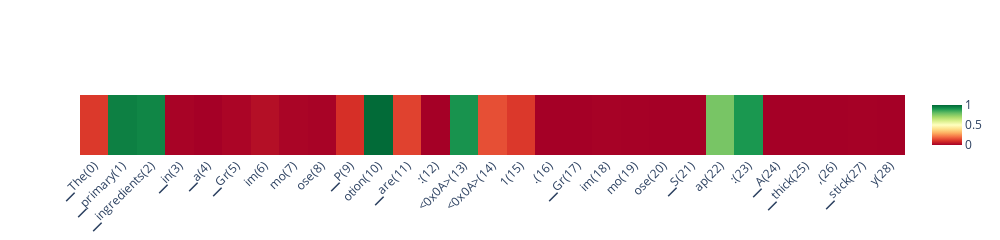

Write notebook code for a chart like this one.
### Code cell
scores_per_token = doc.detect(output['projections'], aggregation_method='auto')
doc.plot_scores_per_token(scores_per_token, output['tokens'], lastn_tokens_to_plot=max_new_tokens, detection_method='classifier')
# doc.plot_scores_per_token(scores_per_token[:, 26:], output['tokens'][26:], lastn_tokens_to_plot=max_new_tokens, detection_method='classifier')

### Figure 1 — Plotly figure (JSON) as saved in the notebook; plotly's stock layout.template omitted (floating-point values rounded to 4 significant figures)
{"data": [{"colorscale": [[0, "rgb(165,0,38)"], [0.1, "rgb(215,48,39)"], [0.2, "rgb(244,109,67)"], [0.3, "rgb(253,174,97)"], [0.4, "rgb(254,224,139)"], [0.5, "rgb(255,255,191)"], [0.6, "rgb(217,239,139)"], [0.7, "rgb(166,217,106)"], [0.8, "rgb(102,189,99)"], [0.9, "rgb(26,152,80)"], [1, "rgb(0,104,55)"]], "type": "heatmap", "x": ["▁The(0)", "▁primary(1)", "▁ingredients(2)", "▁in(3)", "▁a(4)", "▁Gr(5)", "im(6)", "mo(7)", "ose(8)", "▁P(9)", "otion(10)", "▁are(11)", ":(12)", "<0x0A>(13)", "<0x0A>(14)", "1(15)", ".(16)", "▁Gr(17)", "im(18)", "mo(19)", "ose(20)", "▁S(21)", "ap(22)", ":(23)", "▁A(24)", "▁thick(25)", ",(26)", "▁stick(27)", "y(28)"], "xaxis": "x", "yaxis": "y", "z": [[0.1142, 0.9505, 0.9385, 0.006318, 0.0003326, 0.01136, 0.03036, 0.01048, 0.006576, 0.09799, 0.9942, 0.1298, 4.831e-05, 0.9094, 0.1512, 0.1139, 0.0003223, 0.0001103, 0.00321, 0.001086, 1.575e-05, 7.004e-06, 0.7717, 0.9002, 9.705e-05, 0.0004136, 7.062e-06, 0.001672, 3.916e-05]], "zmax": 1, "zmin": 0}], "layout": {"autosize": false, "height": 200, "width": 1000, "xaxis": {"anchor": "y", "autorange": true, "domain": [0, 1], "range": [-0.5, 28.5], "tickangle": -45, "type": "category"}, "yaxis": {"anchor": "x", "autorange": true, "domain": [0, 1], "range": [-0.5, 0.5], "showticklabels": false}}}
